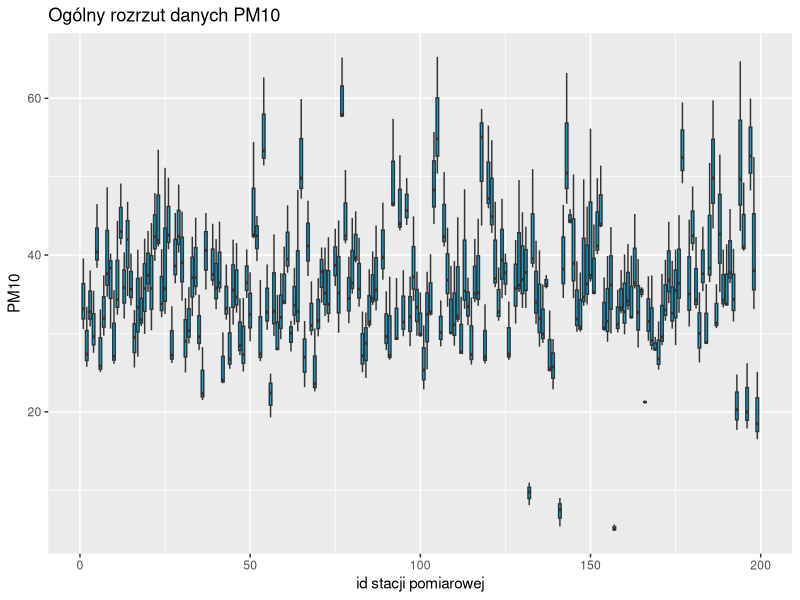
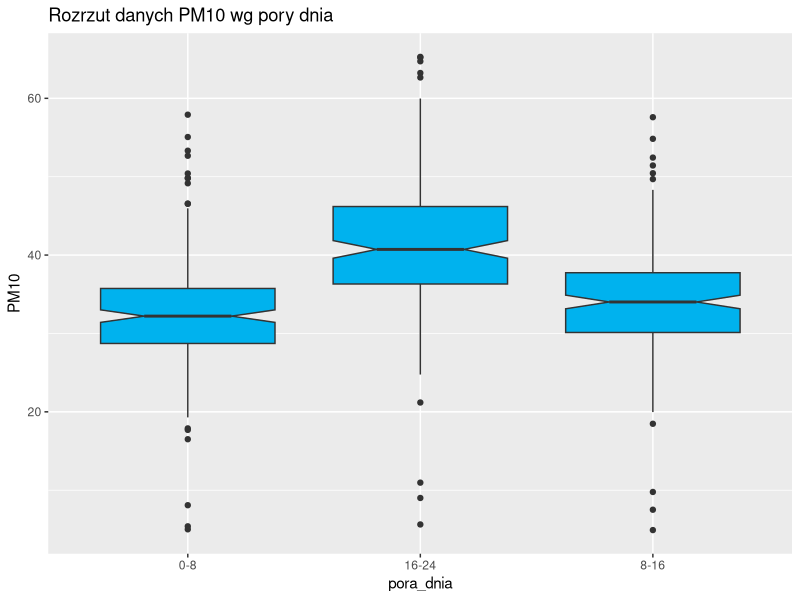
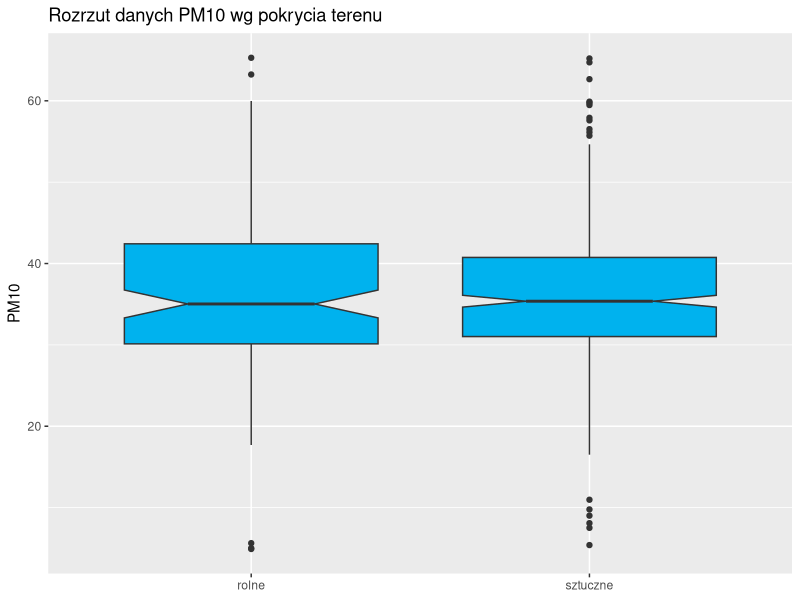
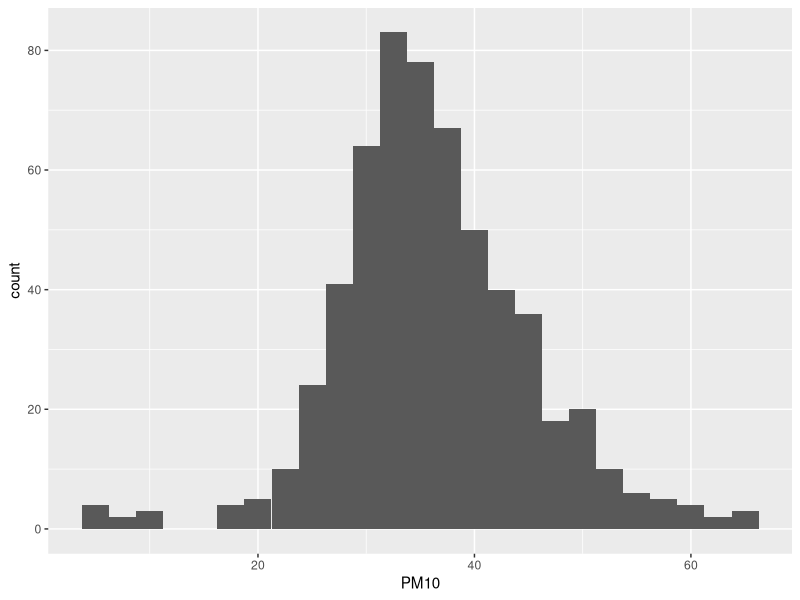
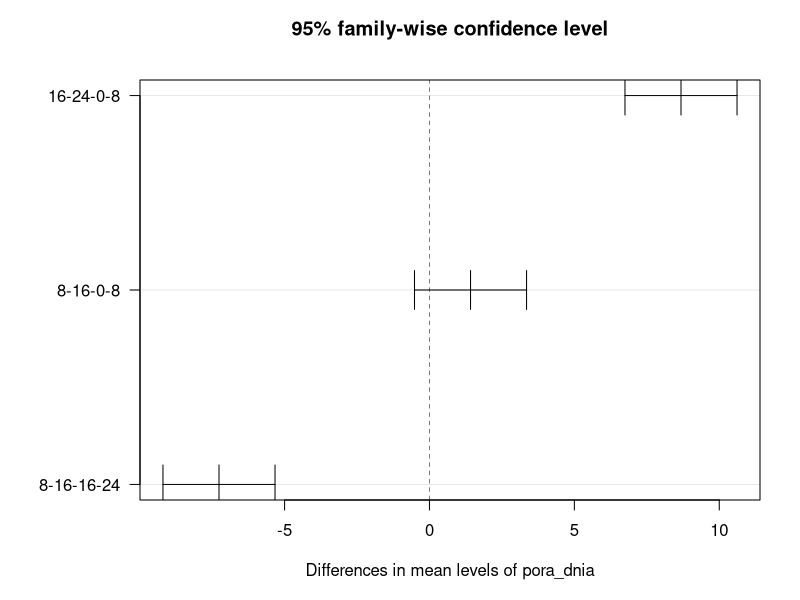

Write R code to recreate these figures, in order.
# Określ statystyki opisowe zmiennej PM10.
# Zbuduj wykres obrazujący zróżnicowanie wartości PM10. Stwórz też wizualizacje pokazujące relacje pomiędzy PM10 a przedziałami czasowymi pomiarów, oraz relacje pomiędzy PM10 a kategoriami pokrycia terenu.
# Sprawdź czy istnieje różnica pomiędzy wartościami PM10 dla różnych przedziałów czasowych.
# Sprawdź czy istnieje relacja pomiędzy wartościami PM10 a różnymi kategoriami pokrycia terenu.

library("tidyverse")

raw = read.csv("projekt_stat.csv")
main = raw

#$pora_dnia cleanup
main$pora_dnia %<>% 
  str_replace_all("\\[0,8\\)", "0-8") %>% 
  str_replace_all("\\[16,24\\]", "16-24") %>% 
  str_replace_all("\\[8,16\\)", "8-16") %>% 
  as.factor()

#lc_name cleanup
main$lc_name %<>% 
  str_replace_all("Artificial surfaces", "sztuczne") %>% 
  str_replace_all("Agricultural areas", "rolne")

#---- eliminacja wartości dziwnych (ewidentnie błędy pomiarowe)
#wpierw tworzymy obiekt który przechowuje te wartości, na pamiątkę lub do analizy
main_odstajace <- pivot_wider(main, names_from = pora_dnia, values_from = PM10)
main_odstajace <- filter(main_odstajace, main_odstajace$`0-8` == main_odstajace$`8-16`)
#następnie usuwamy je z main poprzez bezpośrednie wskazanie błędnych id
main <- filter(main, !main$id %in% c(178, 38, 88))

#----------------------------------------------------------
#---- miary położenia ogólne
summary(main$PM10)

#---- miary położenia dla wydzielonych pór dnia
main_rano = subset(main, pora_dnia %in% c("0-8"))
main_poludnie = subset(main, pora_dnia %in% c("8-16"))
main_wieczor = subset(main, pora_dnia %in% c("16-24"))

summary(main_rano$PM10)
summary(main_poludnie$PM10)
summary(main_wieczor$PM10)

#---- rozstęp
max(main$PM10) - min(main$PM10)

#---- rozstęp kwantylny
IQR(main$PM10)

#---- wariancja
var(main$PM10)

#---- odchylenie standardowe
sd(main$PM10)

#----------------------------------------------------------
#----
main %>% 
  ggplot(aes(x=id,y=PM10, group=id)) +
  geom_boxplot(fill = "deepskyblue2") +
  labs(title = "Ogólny rozrzut danych PM10", x="id stacji pomiarowej")
#----
main %>% 
  ggplot(aes(x=pora_dnia, y=PM10)) +
  geom_boxplot(notch = TRUE, fill = "deepskyblue2") +
  labs(title = "Rozrzut danych PM10 wg pory dnia") #tutaj cos o tym mozna napisac bo to ciekawe chyba
#----
main %>% 
  ggplot(aes(x=lc_name, y=PM10)) +
  geom_boxplot(notch = TRUE, fill = "deepskyblue2") +
  labs(title = "Rozrzut danych PM10 wg pokrycia terenu", x=NULL)


#----------------------------------------------------------
#---- histogram udowadniający że rozkład danych jest zbliżony do rozkładu normalnego
main %>% 
  ggplot(aes(x = PM10)) +
  geom_histogram(binwidth = 2.5)

#---- zależność między wartościami PM10 a pokryciem terenu
t.test(PM10 ~ lc_name, data = main)

#p-value > 0.05, czyli nie możemy odrzucić naszej hipotezy 0
#tzn, że pokrycie terenu nie ma znacznego wpływu na zmianę wartości


#---- zależność między wartościami PM10 a porami dnia
ANOVA <- summary(aov(PM10 ~ pora_dnia, data = main))
ANOVA <- ANOVA[[1]]
ANOVA <- ANOVA[1, 5]
ANOVA                 #p-value testu ANOVA

#odrzucamy hipozezę 0 bo p-value jest niskie i przyjmujemy hipotezę alternatywną
#tzn, że istnieją różnice w wartościach PM10 między wartościami z różnych pór dnia
#??? chyba

#---- test post-hoc dla ANOVA
ANOVA_2 <- aov(PM10 ~ pora_dnia, data = main)
posthoc_ANOVA = TukeyHSD(ANOVA_2, which = "pora_dnia", conf.level = 0.95)
par(mar = c(5, 7, 4, 2))                #marginesy
plot(posthoc_ANOVA, las = 1)

#z wykresu wynika, że istnieją różnice w wartościach:
#między grupą nocną a poranną (16-24 : 0-8)
#między grupą popołudniową a nocną (8-16 : 16-24)

#----------------------------------------------------------